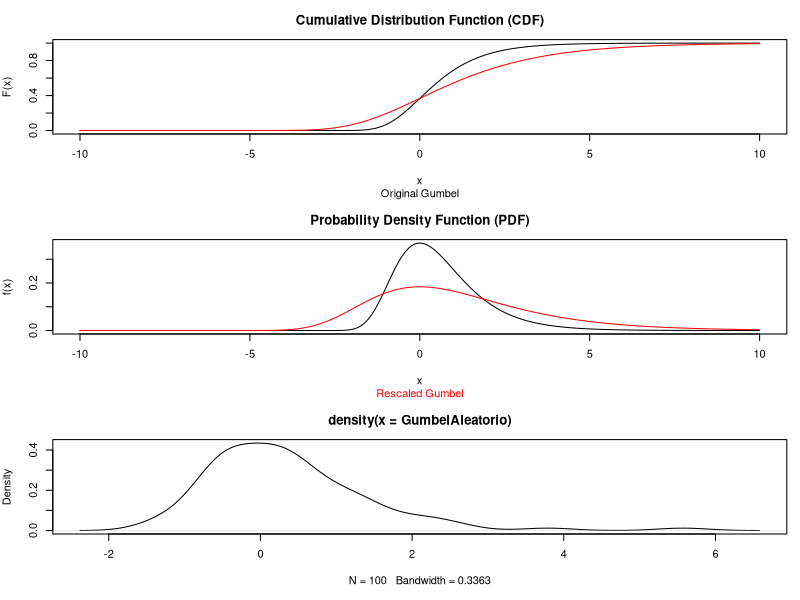
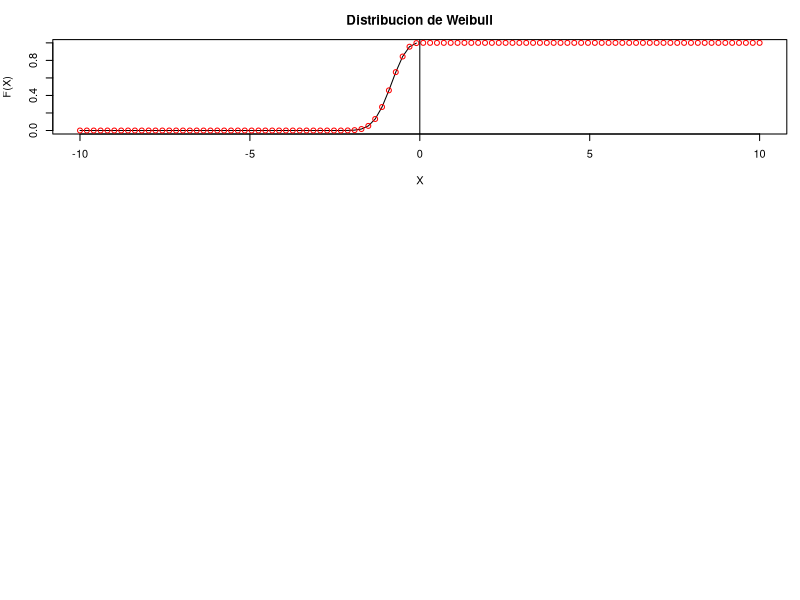
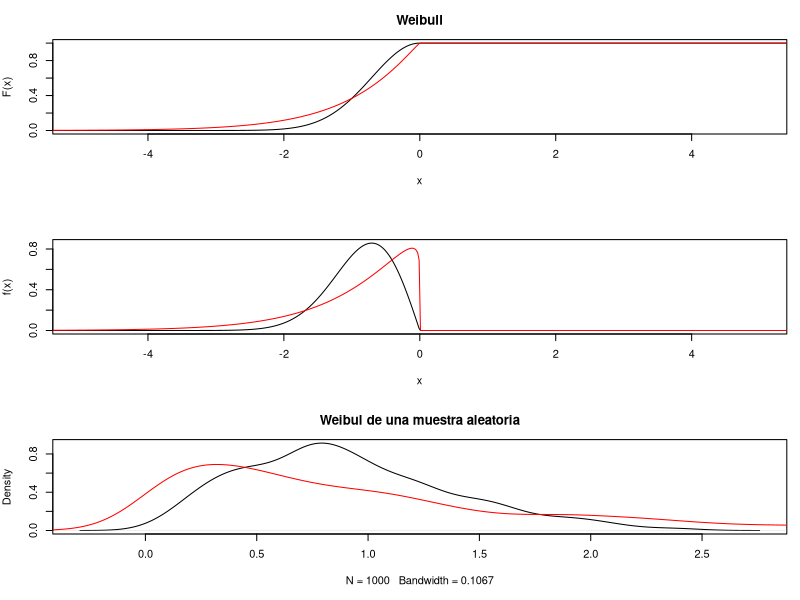
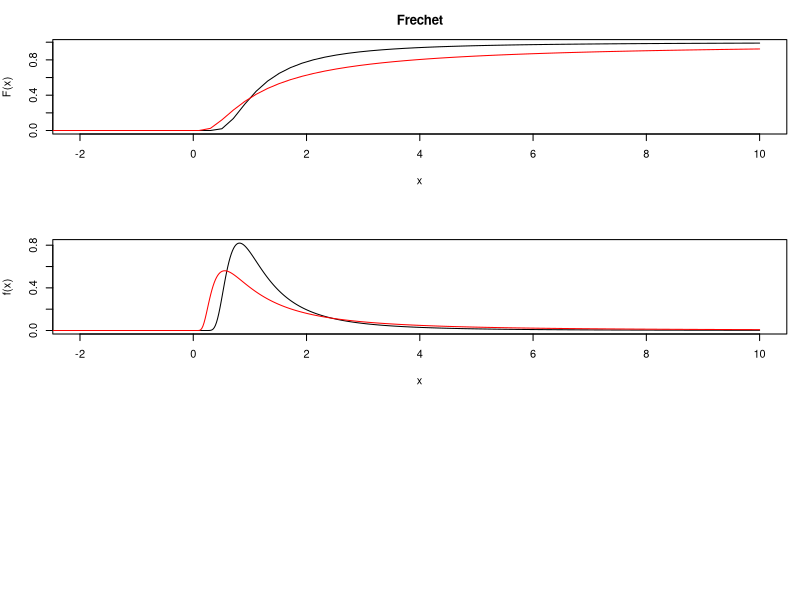

The R source for these figures, in order:
## ---- chunk 1
library(evd)
## ---- chunk 2
# Define the sequence of x values
x_aux <- seq(-10, 10, length = 1000)

# Set up the plotting layout
par(mfrow = c(3, 1), mar = c(5, 4, 3, 1))

# Plot the cumulative distribution function (CDF) of the Gumbel distribution
plot(seq(-10, 10, length = 100), pgumbel(q = seq(-10, 10, length = 100), loc = 0, scale = 1), 
     xlim = c(-10, 10), type = "l", ylab = "F(x)", xlab = "x", main = "Cumulative Distribution Function (CDF)")
lines(seq(-10, 10, length = 100), pgumbel(q = seq(-10, 10, length = 100), loc = 0, scale = 2), col = "red")
title(main ="", sub = "Original Gumbel")

# Plot the probability density function (PDF) of the Gumbel distribution
plot(x_aux, dgumbel(x = x_aux, loc = 0, scale = 1, log = FALSE), xlim = c(-10, 10), type = "l", 
     ylab = "f(x)", xlab = "x", main = "Probability Density Function (PDF)")
lines(x_aux, dgumbel(x = x_aux, loc = 0, scale = 2, log = FALSE), col = "red")
title(main = "")

# Add subtitles to each plot
title(main = "", sub = "Rescaled Gumbel", col.main = "red", col.sub = "red")
## ---- chunk 3
# Podemos simular 100 datos aleatorios de una distribución Gumbel
GumbelAleatorio<-rgumbel(100)
plot(density(GumbelAleatorio))
## ---- chunk 4
-digamma(1) # Constante de Euler-Mascheroni
## ---- chunk 5
mean(rgumbel(1000))
## ---- chunk 6
sd(rgumbel(1000))
## ---- chunk 7
x_aux<-seq(-10, 10, length=100)
alpha<- 2.6 # definimos un alfa cualquiera (>0)
plot(x_aux, exp(-(-x_aux)^alpha), type="l", log="", ylab="F(X)", xlab="X", main="Distribucion de Weibull") # recordemos que la definimos para X<0, luego vale 1
points(x_aux, 1-pweibull(-x_aux, shape=alpha, scale=1), col="red")
abline(v=0)
## ---- chunk 8
#Veamos ahora la forma de un par de distribuciones cambiando el parámetro de orden (α
#), que en la función pweibull de R se nombra como shape y que define el orden de la distribución.
x_aux<- seq(-10,10, length=1000)
par(mfrow=c(3,1), mar=c(5,4,3,1))
plot(x_aux, 1-pweibull(q=-x_aux, shape=2, scale=1) ,xlim=c(-5,5), type="l", ylab="F(x)", xlab="x", main="Weibull")
lines(x_aux, 1-pweibull(q=-x_aux, shape=1.1, scale=1), col="red")

plot(x_aux, dweibull(x=-x_aux, shape=2, scale=1, log = FALSE) ,xlim=c(-5,5), type="l", ylab="f(x)", xlab="x")
lines(x_aux, dweibull(x=-x_aux, shape=1.1, scale=1, log = FALSE), col="red")
## ---- chunk 9
#
randomWeibull1<-rweibull(1000, shape=2)
randomWeibull2<-rweibull(1000, shape=1.1)

plot(density(randomWeibull1), main="Weibul de una muestra aleatoria")
lines(density(randomWeibull2),col="red")
## ---- chunk 10
x_aux<- seq(-10,10, length=1000)

par(mfrow=c(3,1), mar=c(5,4,3,1))
plot(seq(-10,10,length=100), pfrechet(q=seq(-10,10,length=100), shape=2, scale=1) ,xlim=c(-2,10), type="l", ylab="F(x)", xlab="x", main="Frechet")
lines(seq(-10,10,length=100), pfrechet(q=seq(-10,10,length=100), shape=1.1, scale=1),col= "red")

plot(x_aux, dfrechet(x=x_aux, shape=2, scale=1, log = FALSE) ,xlim=c(-2,10), type="l", ylab="f(x)", xlab="x")
lines(x_aux, dfrechet(x=x_aux, shape=1.1, scale=1, log = FALSE), col="red")
## ---- chunk 11
# faltan datos, ya los pedí
## ---- chunk 12
#datos
